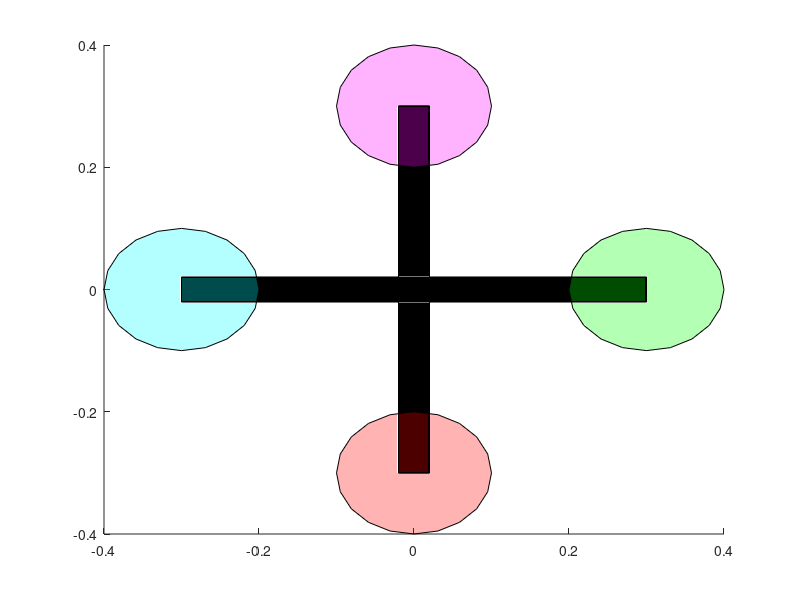

The MATLAB source for this figure:


global Quad



Quad.plot_arm = 0.3;     % Distance from the center of mass to the each motor (m)
Quad.plot_arm_t = .02;   %Thickness of the quadrotor's arms for drawing purposes (m)
Quad.plot_prop = .1;   %Radius of the propellor (m)

% Vertex Values for Y axis arm (m). Measurements from a 3DR kit
x1=-Quad.plot_arm;
x2=Quad.plot_arm;
y1=-Quad.plot_arm_t;
y2=Quad.plot_arm_t;
z1=-Quad.plot_arm_t;
z2=Quad.plot_arm_t;

% Vertex locations
vertex_matrix=[x1 y1 z1; 
   x2 y1 z1;
   x2 y2 z1;
   x1 y2 z1;
   x1 y1 z2;
   x2 y1 z2;
   x2 y2 z2;
   x1 y2 z2];

% Faces Matrix, entries refer to vertices in each face
face_matrix=[1 2 6 5;              
     2 3 7 6;
     3 4 8 7;
     4 1 5 8;
     1 2 3 4;
     5 6 7 8];

 
 X_arm=patch('faces',face_matrix,...
     'vertices',vertex_matrix,...
     'facecolor','b',...
     'edgecolor',[0 0 0],'facecolor','k');

% Vertex Values for X axis arm (m). Measurements from a 3DR kit
y1=-Quad.plot_arm;
y2=Quad.plot_arm;
x1=-Quad.plot_arm_t;
x2=Quad.plot_arm_t;
z1=-Quad.plot_arm_t;
z2=Quad.plot_arm_t;

vertex_matrix=[x1 y1 z1; 
   x2 y1 z1;
   x2 y2 z1;
   x1 y2 z1;
   x1 y1 z2;
   x2 y1 z2;
   x2 y2 z2;
   x1 y2 z2];

Y_arm=patch('faces',face_matrix,...
     'vertices',vertex_matrix,...
     'facecolor','b',...
     'edgecolor',[0 0 0],'facecolor','k');
 
 % Draw the Rotor area
 t=0:pi/10:2*pi;    %rotor circumfrence points
 X=Quad.plot_prop*cos(t);      
 Y=Quad.plot_prop*sin(t); 
 Z=zeros(size(t))+Quad.plot_arm_t;
 C=zeros(size(t));
 Quad.C = C;

 Motor1 = patch(X+Quad.plot_arm,Y,Z,C,'facealpha',.3,'facecolor','g'); %(Motor 1)
 Motor2 = patch(X,Y-Quad.plot_arm,Z,C,'facealpha',.3,'facecolor','r'); %(Motor 2)
 Motor3 = patch(X-Quad.plot_arm,Y,Z,C,'facealpha',.3,'facecolor','c'); %(Motor 3)
 Motor4 = patch(X,Y+Quad.plot_arm,Z,C,'facealpha',.3,'facecolor','m'); %(Motor 4)
 Motor5 = patch(X+Quad.plot_arm,Y,-Z,C,'facealpha',.3,'facecolor','g'); %(Motor 5)
 Motor6 = patch(X,Y-Quad.plot_arm,-Z,C,'facealpha',.3,'facecolor','r'); %(Motor 6)
 Motor7 = patch(X-Quad.plot_arm,Y,-Z,C,'facealpha',.3,'facecolor','c'); %(Motor 7)
 Motor8 = patch(X,Y+Quad.plot_arm,-Z,C,'facealpha',.3,'facecolor','m'); %(Motor 8)
 
 %Coordinates of each face in each axis (4 coordinates x 6 faces)
 Quad.X_armX = get(X_arm,'xdata');
 Quad.X_armY = get(X_arm,'ydata');
 Quad.X_armZ = get(X_arm,'zdata');
 
 Quad.Y_armX = get(Y_arm,'xdata');
 Quad.Y_armY = get(Y_arm,'ydata');
 Quad.Y_armZ = get(Y_arm,'zdata');
  
 %Coordinates of each rotor in each axis (21 coordinates x 1 face)
 Quad.Motor1X = get(Motor1,'xdata');
 Quad.Motor1Y = get(Motor1,'ydata');
 Quad.Motor1Z = get(Motor1,'zdata');

 Quad.Motor2X = get(Motor2,'xdata');
 Quad.Motor2Y = get(Motor2,'ydata');
 Quad.Motor2Z = get(Motor2,'zdata');
 
 Quad.Motor3X = get(Motor3,'xdata');
 Quad.Motor3Y = get(Motor3,'ydata');
 Quad.Motor3Z = get(Motor3,'zdata');
 
 Quad.Motor4X = get(Motor4,'xdata');
 Quad.Motor4Y = get(Motor4,'ydata');
 Quad.Motor4Z = get(Motor4,'zdata');
 
 Quad.Motor5X = get(Motor5,'xdata');
 Quad.Motor5Y = get(Motor5,'ydata');
 Quad.Motor5Z = get(Motor5,'zdata');

 Quad.Motor6X = get(Motor6,'xdata');
 Quad.Motor6Y = get(Motor6,'ydata');
 Quad.Motor6Z = get(Motor6,'zdata');
 
 Quad.Motor7X = get(Motor7,'xdata');
 Quad.Motor7Y = get(Motor7,'ydata');
 Quad.Motor7Z = get(Motor7,'zdata');
 
 Quad.Motor8X = get(Motor8,'xdata');
 Quad.Motor8Y = get(Motor8,'ydata');
 Quad.Motor8Z = get(Motor8,'zdata');
 


 